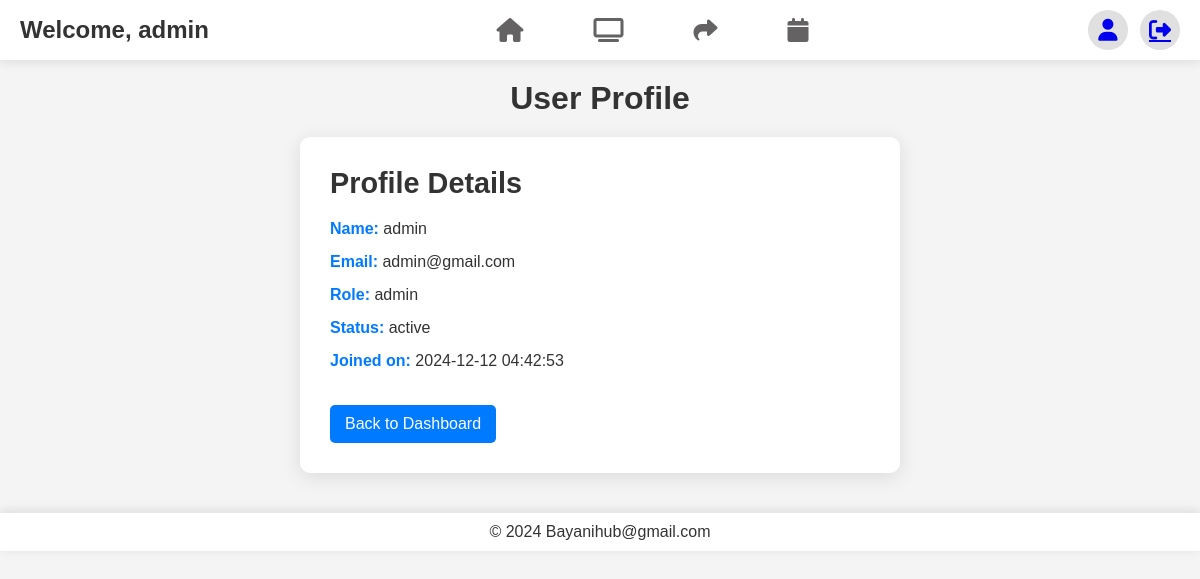
Screenshot of /?page=profile (signed in) with the database file from the repository.
### tables this page shows
CREATE TABLE `users` (
  `id` int(11) NOT NULL,
  `name` varchar(100) NOT NULL,
  `email` varchar(100) NOT NULL,
  `password` varchar(255) NOT NULL,
  `created_at` timestamp NOT NULL DEFAULT current_timestamp(),
  `reset_token` varchar(255) DEFAULT NULL,
  `token_expiry` datetime DEFAULT NULL,
  `role` enum('admin','member') DEFAULT 'member',
  `status` enum('active','inactive') DEFAULT 'active'
);

### index.php (called while the page is built, shortened)
<?php
$router = new Router();
$router->route();
?>

### app/views/profile.php (the view, shortened to what this page needs)
<?php
$db = new Database();
$pdo = $db->connect();
$userId = $_SESSION['user']['id'];
$userProfile = null;
try {
    $stmt = $pdo->prepare("SELECT * FROM users WHERE id = ?");
    $stmt->execute([$userId]);
    $userProfile = $stmt->fetch(PDO::FETCH_ASSOC);
} catch (Exception $e) {
    error_log("Error fetching user profile: " . $e->getMessage());
    echo "An error occurred while fetching your profile.";
    exit();
}
?>
<!DOCTYPE html>
<html lang="en">
<head>
    <link rel="stylesheet" href="https://cdnjs.cloudflare.com/ajax/libs/font-awesome/6.7.1/css/all.min.css"
 />
    <link rel="stylesheet" href="public/assets/profileStyle.css">
</head>
<body>
<div class="container">
    <nav>
        <div class="nav-left">
            <h1>Welcome, <?= htmlspecialchars($_SESSION['user']['name']); ?></h1>
        </div>
        <div class="nav-center">
            <a href="?page=dashboard"><i class="fa-solid fa-house"></i></a>
            <a href="?page=help_requests"><i class="fa-solid fa-tv"></i></a>
            <a href="?page=resource_sharing"><i class="fa-solid fa-share"></i></a>
            <a href="?page=events"><i class="fa-solid fa-calendar"></i></a>
        </div>
        <div class="nav-right">
            <a href="?page=profile"><i class="fa-solid fa-user"></i></a>
            <a href="?page=logout"><i class="fa-solid fa-right-from-bracket"></i></a>
        </div>
    </nav>
    <header>
        <h1>User Profile</h1>
    </header>
    <div class="profile-info">
        <div class="profile-card">
            <h2>Profile Details</h2>
            <?php if ($userProfile): ?>
                <p><span>Name:</span> <?= htmlspecialchars($userProfile['name']) ?></p>
                <p><span>Email:</span> <?= htmlspecialchars($userProfile['email']) ?></p>
                <p><span>Role:</span> <?= htmlspecialchars($userProfile['role']) ?></p>
                <p><span>Status:</span> <?= htmlspecialchars($userProfile['status']) ?></p>
                <p><span>Joined on:</span> <?= htmlspecialchars($userProfile['created_at']) ?></p>
            <?php else: ?>
                <p>User profile not found.</p>
            <?php endif; ?>
            <a href="?page=dashboard" class="back-button">Back to Dashboard</a>
        </div>
    </div>
    <footer>
        <p>&copy; 2024 Bayanihub@gmail.com</p>
    </footer>
</div>
</body>
</html>

### public/assets/profileStyle.css (style rules this page uses)
* { margin: 0; padding: 0; box-sizing: border-box; }
body { background: #f4f4f4; color: #333; font-family: 'Arial', sans-serif; }
nav { width: 100%; height: 60px; display: flex; align-items: center; justify-content: space-between; background: #ffffff; box-shadow: 0 2px 10px rgba(0, 0, 0, 0.1); position: fixed; z-index: 1000; top: 0; padding: 0 20px; }
.nav-left { display: flex; align-items: center; }
.nav-center { display: flex; align-items: center; }
.nav-center a { margin-left: 20px; text-decoration: none; }
.nav-center i { background: none; border-radius: 10px; font-size: 24px; padding: 15px 25px; color: #646262; transition: background 0.3s, color 0.3s; }
.nav-right { display: flex; align-items: center; }
.nav-right a { margin-left: 12px; }
.nav-right i { background: #e0e0e0; height: 40px; width: 40px; border-radius: 50%; font-size: 22px; display: flex; align-items: center; justify-content: center; transition: background 0.3s; }
header { margin-top: 80px; text-align: center; }
.profile-info { display: flex; justify-content: center; margin-top: 20px; }
.profile-card { background: #ffffff; padding: 30px; border-radius: 10px; box-shadow: 0 4px 20px rgba(0, 0, 0, 0.1); width: 100%; max-width: 600px; text-align: left; }
.profile-card h2 { margin-bottom: 20px; font-size: 1.8em; color: #333; }
.profile-card p { margin-bottom: 15px; }
.profile-card span { font-weight: bold; color: #007bff; }
.back-button { display: inline-block; margin-top: 20px; padding: 10px 15px; background: #007bff; color: #fff; text-decoration: none; border-radius: 5px; transition: background 0.3s; }
footer { text-align: center; margin-top: 40px; padding: 10px 0; background: #ffffff; box-shadow: 0 -2px 10px rgba(0, 0, 0, 0.1); }

### rows the page displays
users: name "admin", email "admin@gmail.com", role "admin", status "active", created_at "2024-12-12 04:42:53"

### other values shown
$_SESSION['user']['name'] "admin"
